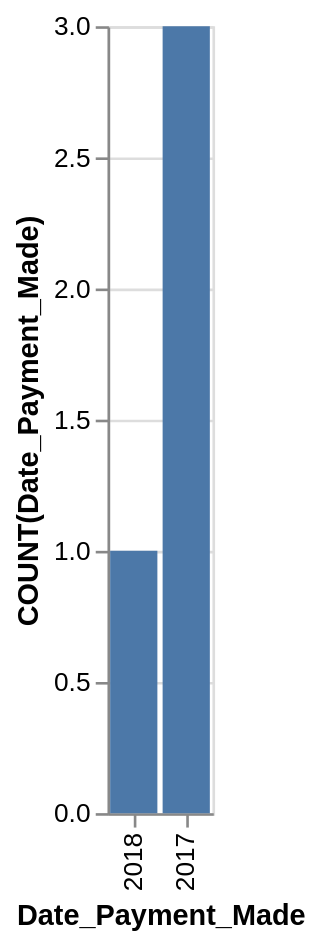

The specification (Vega-Lite) saved for this image:
### Vega-Lite specification from a JSON file in a GitHub repository (floating-point values rounded to 4 significant figures)
{"data": {"values": [{"x_data": "2018", "y_data": 1}, {"x_data": "2017", "y_data": 3}]}, "mark": "bar", "encoding": {"x": {"field": "x_data", "type": "nominal", "title": "Date_Payment_Made", "sort": {"op": "sum", "field": "y_data", "order": "ascending"}}, "y": {"field": "y_data", "type": "quantitative", "title": "COUNT(Date_Payment_Made)"}}}
